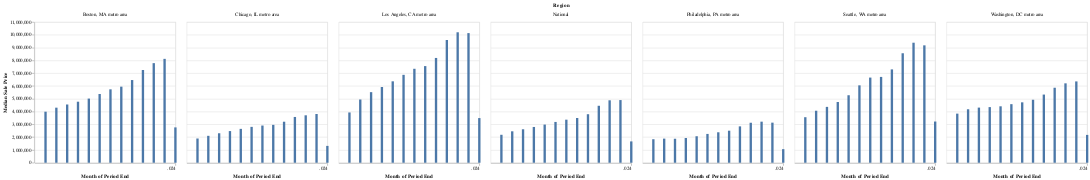

Write notebook code for a chart like this one.
### Code cell
alt.Chart(
    us_house_price.groupby(
        ["Region", us_house_price["Month of Period End"].dt.year]
    )["Median Sale Price"]
    .sum()
    .reset_index(),
    title="",
).mark_bar().encode(
    x=alt.X("Month of Period End:T"), y="Median Sale Price:Q", facet="Region:N"
)

### Figure 1 — Vega-Lite specification as saved in the notebook (floating-point values rounded to 4 significant figures)
{"config": {"view": {"continuousWidth": 300, "continuousHeight": 300}}, "data": {"name": "data-db438db72c0580609487386cc2e7fe3d"}, "mark": {"type": "bar"}, "encoding": {"facet": {"field": "Region", "type": "nominal"}, "x": {"field": "Month of Period End", "type": "temporal"}, "y": {"field": "Median Sale Price", "type": "quantitative"}}, "title": "", "$schema": "https://vega.github.io/schema/vega-lite/v5.17.0.json", "datasets": {"data-db438db72c0580609487386cc2e7fe3d": [{"Region": "Boston, MA metro area", "Month of Period End": 2012, "Median Sale Price": 3992000}, {"Region": "Boston, MA metro area", "Month of Period End": 2013, "Median Sale Price": 4306000}, {"Region": "Boston, MA metro area", "Month of Period End": 2014, "Median Sale Price": 4554000}, {"Region": "Boston, MA metro area", "Month of Period End": 2015, "Median Sale Price": 4772000}, {"Region": "Boston, MA metro area", "Month of Period End": 2016, "Median Sale Price": 5016000}, {"Region": "Boston, MA metro area", "Month of Period End": 2017, "Median Sale Price": 5375000}, {"Region": "Boston, MA metro area", "Month of Period End": 2018, "Median Sale Price": 5740000}, {"Region": "Boston, MA metro area", "Month of Period End": 2019, "Median Sale Price": 5949000}, {"Region": "Boston, MA metro area", "Month of Period End": 2020, "Median Sale Price": 6465000}, {"Region": "Boston, MA metro area", "Month of Period End": 2021, "Median Sale Price": 7250000}, {"Region": "Boston, MA metro area", "Month of Period End": 2022, "Median Sale Price": 7787000}, {"Region": "Boston, MA metro area", "Month of Period End": 2023, "Median Sale Price": 8122000}, {"Region": "Boston, MA metro area", "Month of Period End": 2024, "Median Sale Price": 2764000}, {"Region": "Chicago, IL metro area", "Month of Period End": 2012, "Median Sale Price": 1895000}, {"Region": "Chicago, IL metro area", "Month of Period End": 2013, "Median Sale Price": 2105000}, {"Region": "Chicago, IL metro area", "Month of Period End": 2014, "Median Sale Price": 2306000}, {"Region": "Chicago, IL metro area", "Month of Period End": 2015, "Median Sale Price": 2476000}, {"Region": "Chicago, IL metro area", "Month of Period End": 2016, "Median Sale Price": 2649000}, {"Region": "Chicago, IL metro area", "Month of Period End": 2017, "Median Sale Price": 2805000}, {"Region": "Chicago, IL metro area", "Month of Period End": 2018, "Median Sale Price": 2909000}, {"Region": "Chicago, IL metro area", "Month of Period End": 2019, "Median Sale Price": 2963000}, {"Region": "Chicago, IL metro area", "Month of Period End": 2020, "Median Sale Price": 3208000}, {"Region": "Chicago, IL metro area", "Month of Period End": 2021, "Median Sale Price": 3579000}, {"Region": "Chicago, IL metro area", "Month of Period End": 2022, "Median Sale Price": 3709000}, {"Region": "Chicago, IL metro area", "Month of Period End": 2023, "Median Sale Price": 3811000}, {"Region": "Chicago, IL metro area", "Month of Period End": 2024, "Median Sale Price": 1318000}, {"Region": "Los Angeles, CA metro area", "Month of Period End": 2012, "Median Sale Price": 3932000}, {"Region": "Los Angeles, CA metro area", "Month of Period End": 2013, "Median Sale Price": 4945000}, {"Region": "Los Angeles, CA metro area", "Month of Period End": 2014, "Median Sale Price": 5519000}, {"Region": "Los Angeles, CA metro area", "Month of Period End": 2015, "Median Sale Price": 5923000}, {"Region": "Los Angeles, CA metro area", "Month of Period End": 2016, "Median Sale Price": 6366000}, {"Region": "Los Angeles, CA metro area", "Month of Period End": 2017, "Median Sale Price": 6873000}, {"Region": "Los Angeles, CA metro area", "Month of Period End": 2018, "Median Sale Price": 7346000}, {"Region": "Los Angeles, CA metro area", "Month of Period End": 2019, "Median Sale Price": 7556000}, {"Region": "Los Angeles, CA metro area", "Month of Period End": 2020, "Median Sale Price": 8193000}, {"Region": "Los Angeles, CA metro area", "Month of Period End": 2021, "Median Sale Price": 9598000}, {"Region": "Los Angeles, CA metro area", "Month of Period End": 2022, "Median Sale Price": 10200000}, {"Region": "Los Angeles, CA metro area", "Month of Period End": 2023, "Median Sale Price": 10135000}, {"Region": "Los Angeles, CA metro area", "Month of Period End": 2024, "Median Sale Price": 3492000}, {"Region": "National", "Month of Period End": 2012, "Median Sale Price": 2186000}, {"Region": "National", "Month of Period End": 2013, "Median Sale Price": 2458000}, {"Region": "National", "Month of Period End": 2014, "Median Sale Price": 2617000}, {"Region": "National", "Month of Period End": 2015, "Median Sale Price": 2797000}, {"Region": "National", "Month of Period End": 2016, "Median Sale Price": 2985000}, {"Region": "National", "Month of Period End": 2017, "Median Sale Price": 3190000}, {"Region": "National", "Month of Period End": 2018, "Median Sale Price": 3367000}, {"Region": "National", "Month of Period End": 2019, "Median Sale Price": 3499000}, {"Region": "National", "Month of Period End": 2020, "Median Sale Price": 3794000}, {"Region": "National", "Month of Period End": 2021, "Median Sale Price": 4454000}, {"Region": "National", "Month of Period End": 2022, "Median Sale Price": 4882000}, {"Region": "National", "Month of Period End": 2023, "Median Sale Price": 4900000}, {"Region": "National", "Month of Period End": 2024, "Median Sale Price": 1668000}, {"Region": "Philadelphia, PA metro area", "Month of Period End": 2012, "Median Sale Price": 1839000}, {"Region": "Philadelphia, PA metro area", "Month of Period End": 2013, "Median Sale Price": 1886000}, {"Region": "Philadelphia, PA metro area", "Month of Period End": 2014, "Median Sale Price": 1876000}, {"Region": "Philadelphia, PA metro area", "Month of Period End": 2015, "Median Sale Price": 1935000}, {"Region": "Philadelphia, PA metro area", "Month of Period End": 2016, "Median Sale Price": 2072000}, {"Region": "Philadelphia, PA metro area", "Month of Period End": 2017, "Median Sale Price": 2253000}, {"Region": "Philadelphia, PA metro area", "Month of Period End": 2018, "Median Sale Price": 2382000}, {"Region": "Philadelphia, PA metro area", "Month of Period End": 2019, "Median Sale Price": 2506000}, {"Region": "Philadelphia, PA metro area", "Month of Period End": 2020, "Median Sale Price": 2844000}, {"Region": "Philadelphia, PA metro area", "Month of Period End": 2021, "Median Sale Price": 3127000}, {"Region": "Philadelphia, PA metro area", "Month of Period End": 2022, "Median Sale Price": 3212000}, {"Region": "Philadelphia, PA metro area", "Month of Period End": 2023, "Median Sale Price": 3135000}, {"Region": "Philadelphia, PA metro area", "Month of Period End": 2024, "Median Sale Price": 1063000}, {"Region": "Seattle, WA metro area", "Month of Period End": 2012, "Median Sale Price": 3560000}, {"Region": "Seattle, WA metro area", "Month of Period End": 2013, "Median Sale Price": 4067000}, {"Region": "Seattle, WA metro area", "Month of Period End": 2014, "Median Sale Price": 4368000}, {"Region": "Seattle, WA metro area", "Month of Period End": 2015, "Median Sale Price": 4751000}, {"Region": "Seattle, WA metro area", "Month of Period End": 2016, "Median Sale Price": 5278000}, {"Region": "Seattle, WA metro area", "Month of Period End": 2017, "Median Sale Price": 6052000}, {"Region": "Seattle, WA metro area", "Month of Period End": 2018, "Median Sale Price": 6658000}, {"Region": "Seattle, WA metro area", "Month of Period End": 2019, "Median Sale Price": 6710000}, {"Region": "Seattle, WA metro area", "Month of Period End": 2020, "Median Sale Price": 7298000}, {"Region": "Seattle, WA metro area", "Month of Period End": 2021, "Median Sale Price": 8560000}, {"Region": "Seattle, WA metro area", "Month of Period End": 2022, "Median Sale Price": 9384000}, {"Region": "Seattle, WA metro area", "Month of Period End": 2023, "Median Sale Price": 9178000}, {"Region": "Seattle, WA metro area", "Month of Period End": 2024, "Median Sale Price": 3222000}, {"Region": "Washington, DC metro area", "Month of Period End": 2012, "Median Sale Price": 3840000}, {"Region": "Washington, DC metro area", "Month of Period End": 2013, "Median Sale Price": 4181000}, {"Region": "Washington, DC metro area", "Month of Period End": 2014, "Median Sale Price": 4311000}, {"Region": "Washington, DC metro area", "Month of Period End": 2015, "Median Sale Price": 4350000}, {"Region": "Washington, DC metro area", "Month of Period End": 2016, "Median Sale Price": 4413000}, {"Region": "Washington, DC metro area", "Month of Period End": 2017, "Median Sale Price": 4580000}, {"Region": "Washington, DC metro area", "Month of Period End": 2018, "Median Sale Price": 4723000}, {"Region": "Washington, DC metro area", "Month of Period End": 2019, "Median Sale Price": 4925000}, {"Region": "Washington, DC metro area", "Month of Period End": 2020, "Median Sale Price": 5330000}, {"Region": "Washington, DC metro area", "Month of Period End": 2021, "Median Sale Price": 5864000}, {"Region": "Washington, DC metro area", "Month of Period End": 2022, "Median Sale Price": 6208000}, {"Region": "Washington, DC metro area", "Month of Period End": 2023, "Median Sale Price": 6359000}, {"Region": "Washington, DC metro area", "Month of Period End": 2024, "Median Sale Price": 2177000}]}}
